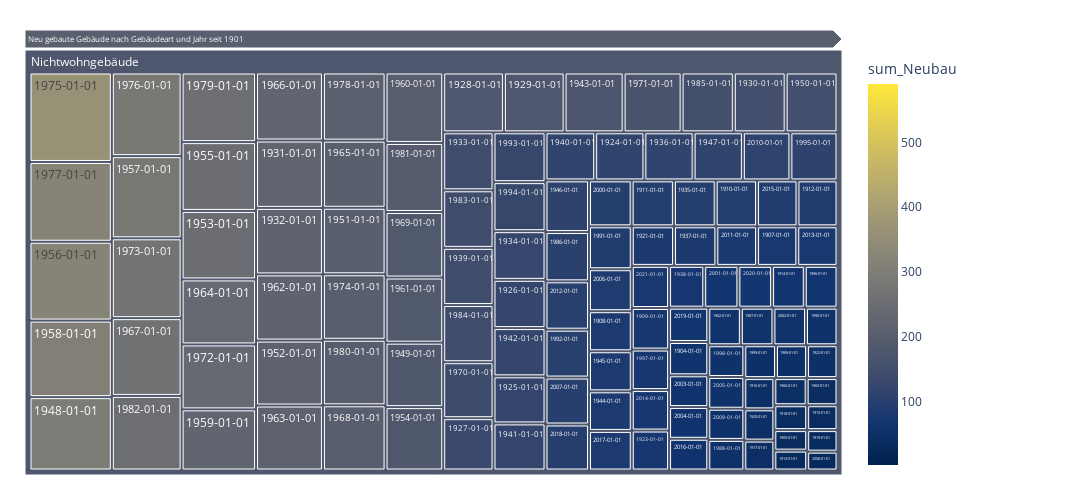

Notebook code cell kept with this figure:
### Code cell
fig = px.treemap(myTreemapAgg.query('sum_Neubau >0').reset_index(), path=[px.Constant("Neu gebaute Gebäude nach Gebäudeart und Jahr seit 1901")
                                                                                      , 'GbdArt', 'Jahr']
                 , values='sum_Neubau'
                 , color='sum_Neubau'
                 ## bei discrete scales (bei Klassen und Strings):                 
                 #, color_discrete_map={'(?)':'lightgrey','EVP':'gold', 'SP':'#FF3030', 'PdA':'#EE3B3B', 'Grüne':'#A2CD5A','GLP':'#CAFF70','Die Mitte':'orange','FDP':'#104E8B','AL':'deeppink','SVP':'forestgreen', 'FL ZÜRI':'#8B864E','Volt':'#lightblue' }                
                 ## bei continuous scales (bei Zahlenwerten):
                , color_continuous_scale='cividis'
                #, color_continuous_midpoint=np.average(df['AnzBestWir'], weights=df['AnzBestWir'])  
                 ,height=500
                 ,width=1100                 
                )
fig.update_traces(root_color="grey")
fig.update_layout(margin = dict(t=50, l=25, r=250, b=25))
fig.show()

### Figure 1 — Plotly figure (JSON) as saved in the notebook; plotly's stock layout.template omitted (floating-point values rounded to 4 significant figures; data arrays with more than 128 entries replaced by an {"elided": "..."} marker saying what was removed)
{"data": [{"branchvalues": "total", "customdata": {"elided": "484x1 float values"}, "domain": {"x": [0, 1], "y": [0, 1]}, "hovertemplate": "labels=%{label}<br>sum_Neubau_sum=%{value}<br>parent=%{parent}<br>id=%{id}<br>sum_Neubau=%{color}<extra></extra>", "ids": {"elided": "484 str values"}, "labels": {"elided": "484 str values"}, "level": "Neu gebaute Gebäude nach Gebäudeart und Jahr seit 1901/Nichtwohngebäude", "marker": {"coloraxis": "coloraxis", "colors": {"elided": "484 float values"}}, "name": "", "parents": {"elided": "484 str values"}, "root": {"color": "grey"}, "type": "treemap", "values": {"elided": "484 int values"}}], "layout": {"coloraxis": {"colorbar": {"title": {"text": "sum_Neubau"}}, "colorscale": [[0, "#00224e"], [0.1111, "#123570"], [0.2222, "#3b496c"], [0.3333, "#575d6d"], [0.4444, "#707173"], [0.5556, "#8a8678"], [0.6667, "#a59c74"], [0.7778, "#c3b369"], [0.8889, "#e1cc55"], [1, "#fee838"]]}, "height": 500, "legend": {"tracegroupgap": 0}, "margin": {"b": 25, "l": 25, "r": 250, "t": 50}, "width": 1100}}
